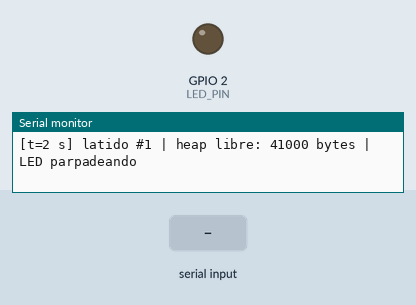
Simulated run of this sketch. Board: ESP32. On the bench: output pins drawn as LEDs (lit = HIGH), the last lines printed to the serial monitor. Dashed ring = blinking. The inputs (shaded band) are chosen by the test bench.

Above: at 2.2 s.
2.3 s: "l\n" received over Serial
At 3.1 s:
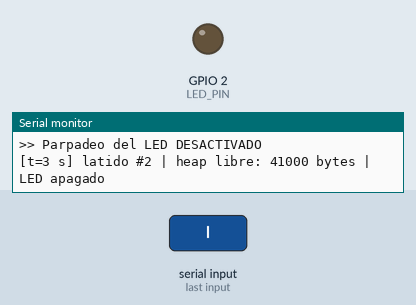
6.0 s: "L\n" received over Serial
At 6.3 s:
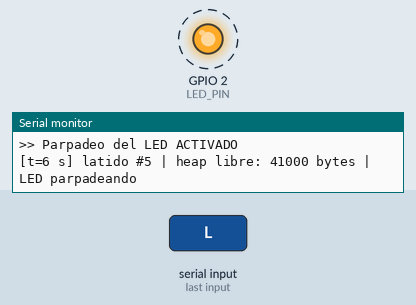
Timing chart, 0 to 15.0 s (numbered marks = the images above; inputs shaded):
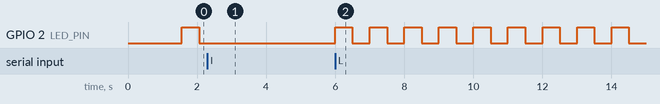

The sketch:

Etapa1_ESP32_basico.ino
```cpp
/*
 * =====================================================================
 *  ETAPA 1 - Verificación básica del ESP32 y comunicación serie
 * =====================================================================
 *  Proyecto : Monitor experimental de frecuencia cardiaca y SpO2
 *  Materia  : Sistemas de Información Hospitalaria
 *             Maestría en Ingeniería Clínica
 *  Placa    : NodeMCU ESP-32S (ESP32-WROOM-32)
 *  Entorno  : Arduino IDE + paquete "esp32 by Espressif Systems"
 *
 *  PROTOTIPO ACADÉMICO Y EXPERIMENTAL.
 *  NO es un equipo médico certificado ni un dispositivo de diagnóstico.
 *
 *  Qué hace este programa:
 *   1. Imprime información del chip en el Monitor Serie (115200 baudios).
 *   2. Hace parpadear el LED integrado (GPIO 2) SIN usar delay(),
 *      con la técnica no bloqueante basada en millis().
 *   3. Envía un mensaje de estado ("latido") cada segundo.
 *   4. Recibe comandos desde el Monitor Serie (comunicación bidireccional):
 *        h -> ayuda
 *        i -> volver a mostrar la información del chip
 *        l -> activar / desactivar el parpadeo del LED
 *
 *  Conexiones: SOLO el cable USB. No conectar el MAX30102 ni la TFT.
 * =====================================================================
 */

#include <Arduino.h>
#include <esp_system.h>   // esp_reset_reason()

// ------------------------- Configuración -------------------------
const uint8_t  LED_PIN            = 2;       // LED integrado de la NodeMCU ESP-32S
const uint32_t SERIAL_BAUD        = 115200;  // Debe coincidir con el Monitor Serie
const uint32_t LED_INTERVAL_MS    = 500;     // Cambia de estado cada 500 ms -> 1 parpadeo/s
const uint32_t STATUS_INTERVAL_MS = 1000;    // Mensaje de estado cada 1 s

// ------------------------- Variables de estado -------------------
uint32_t lastLedToggleMs = 0;
uint32_t lastStatusMs    = 0;
uint32_t heartbeatCount  = 0;
bool     ledOn           = false;
bool     blinkEnabled    = true;

// -----------------------------------------------------------------
// Traduce el motivo del último reinicio a texto.
// Será útil en etapas posteriores: por ejemplo, un reinicio por
// "caída de voltaje" (brownout) indicaría problemas de alimentación.
// -----------------------------------------------------------------
const char* resetReasonText(esp_reset_reason_t reason) {
  switch (reason) {
    case ESP_RST_POWERON:   return "Encendido (power-on)";
    case ESP_RST_EXT:       return "Reset externo";
    case ESP_RST_SW:        return "Reinicio por software";
    case ESP_RST_PANIC:     return "Error del programa (panic)";
    case ESP_RST_INT_WDT:   return "Watchdog de interrupciones";
    case ESP_RST_TASK_WDT:  return "Watchdog de tareas";
    case ESP_RST_WDT:       return "Otro watchdog";
    case ESP_RST_DEEPSLEEP: return "Salida de deep sleep";
    case ESP_RST_BROWNOUT:  return "Caida de voltaje (brownout)";
    case ESP_RST_SDIO:      return "Reset por SDIO";
    default:                return "Desconocido";
  }
}

// -----------------------------------------------------------------
// Muestra la información del chip.
// -----------------------------------------------------------------
void printChipInfo() {
  Serial.println();
  Serial.println("================================================");
  Serial.println(" ETAPA 1 - Verificacion basica del ESP32");
  Serial.println(" Prototipo academico - NO es dispositivo medico");
  Serial.println("================================================");

  Serial.printf("Modelo del chip       : %s\n", ESP.getChipModel());
  Serial.printf("Revision del chip     : %d\n", (int)ESP.getChipRevision());
  Serial.printf("Nucleos               : %d\n", (int)ESP.getChipCores());
  Serial.printf("Frecuencia CPU        : %lu MHz\n", (unsigned long)ESP.getCpuFreqMHz());
  Serial.printf("Memoria flash         : %lu MB\n",
                (unsigned long)(ESP.getFlashChipSize() / (1024UL * 1024UL)));
  Serial.printf("RAM (heap) total      : %lu bytes\n", (unsigned long)ESP.getHeapSize());
  Serial.printf("RAM (heap) libre      : %lu bytes\n", (unsigned long)ESP.getFreeHeap());

  // PSRAM: los módulos WROVER la tienen y usan internamente GPIO16/17.
  // En un WROOM-32 debe ser 0, lo que confirma que GPIO16/17 están libres
  // para las líneas A0 (DC) y RESET de la TFT.
  uint32_t psram = ESP.getPsramSize();
  Serial.printf("PSRAM                 : %lu bytes", (unsigned long)psram);
  if (psram == 0) {
    Serial.println("  -> OK: GPIO16/17 libres para la TFT");
  } else {
    Serial.println("  -> ATENCION: modulo con PSRAM, GPIO16/17 podrian estar ocupados");
  }

  // Dirección MAC grabada de fábrica (identificador único de la placa)
  uint64_t mac = ESP.getEfuseMac();
  Serial.printf("MAC (eFuse)           : %02X:%02X:%02X:%02X:%02X:%02X\n",
                (unsigned)((mac >> 0)  & 0xFF), (unsigned)((mac >> 8)  & 0xFF),
                (unsigned)((mac >> 16) & 0xFF), (unsigned)((mac >> 24) & 0xFF),
                (unsigned)((mac >> 32) & 0xFF), (unsigned)((mac >> 40) & 0xFF));

  Serial.printf("Version ESP-IDF       : %s\n", ESP.getSdkVersion());
#ifdef ESP_ARDUINO_VERSION_MAJOR
  Serial.printf("Nucleo Arduino-ESP32  : %d.%d.%d\n",
                ESP_ARDUINO_VERSION_MAJOR, ESP_ARDUINO_VERSION_MINOR, ESP_ARDUINO_VERSION_PATCH);
#endif
  Serial.printf("Motivo del reinicio   : %s\n", resetReasonText(esp_reset_reason()));
  Serial.println("------------------------------------------------");
  Serial.println("Escriba 'h' y presione Enviar para ver los comandos.");
  Serial.println();
}

void printHelp() {
  Serial.println();
  Serial.println("Comandos disponibles:");
  Serial.println("  h -> mostrar esta ayuda");
  Serial.println("  i -> mostrar informacion del chip");
  Serial.println("  l -> activar / desactivar el parpadeo del LED");
  Serial.println();
}

// -----------------------------------------------------------------
// Lee los caracteres recibidos por el puerto serie y ejecuta comandos.
// Se ignoran los fines de línea (\r, \n) que agrega el Monitor Serie.
// -----------------------------------------------------------------
void handleSerialCommands() {
  while (Serial.available() > 0) {
    char c = (char)Serial.read();
    if (c == '\r' || c == '\n' || c == ' ') continue;

    switch (c) {
      case 'h': case 'H':
        printHelp();
        break;
      case 'i': case 'I':
        printChipInfo();
        break;
      case 'l': case 'L':
        blinkEnabled = !blinkEnabled;
        if (!blinkEnabled) {            // al desactivar, deja el LED apagado
          ledOn = false;
          digitalWrite(LED_PIN, LOW);
        }
        Serial.printf(">> Parpadeo del LED %s\n", blinkEnabled ? "ACTIVADO" : "DESACTIVADO");
        break;
      default:
        Serial.printf(">> Comando no reconocido: '%c' (escriba 'h' para ayuda)\n", c);
        break;
    }
  }
}

// -----------------------------------------------------------------
// Parpadeo no bloqueante: solo cambia el LED cuando ha transcurrido
// el intervalo. El programa nunca se detiene esperando.
// -----------------------------------------------------------------
void updateLed(uint32_t nowMs) {
  if (!blinkEnabled) return;
  if (nowMs - lastLedToggleMs >= LED_INTERVAL_MS) {
    lastLedToggleMs = nowMs;
    ledOn = !ledOn;
    digitalWrite(LED_PIN, ledOn ? HIGH : LOW);
  }
}

// -----------------------------------------------------------------
// Mensaje periódico de estado: confirma que el lazo principal sigue
// ejecutándose y permite vigilar la memoria libre.
// -----------------------------------------------------------------
void updateStatus(uint32_t nowMs) {
  if (nowMs - lastStatusMs >= STATUS_INTERVAL_MS) {
    lastStatusMs = nowMs;
    heartbeatCount++;
    Serial.printf("[t=%lu s] latido #%lu | heap libre: %lu bytes | LED %s\n",
                  (unsigned long)(nowMs / 1000UL),
                  (unsigned long)heartbeatCount,
                  (unsigned long)ESP.getFreeHeap(),
                  blinkEnabled ? "parpadeando" : "apagado");
  }
}

// =================================================================
void setup() {
  pinMode(LED_PIN, OUTPUT);
  digitalWrite(LED_PIN, LOW);

  Serial.begin(SERIAL_BAUD);
  delay(1000);   // Solo en setup: da tiempo a abrir el Monitor Serie

  printChipInfo();

  uint32_t now = millis();
  lastLedToggleMs = now;
  lastStatusMs    = now;
}

void loop() {
  uint32_t now = millis();   // Tiempo desde el arranque, en milisegundos

  handleSerialCommands();
  updateLed(now);
  updateStatus(now);
}
```

Measured:
- after the input at 2.3 s, GPIO 2 (LED_PIN): stops changing and stays LOW
- after the input at 6.0 s, GPIO 2 (LED_PIN): alternates HIGH for 0.50 s and LOW for 0.50 s, starting at once
